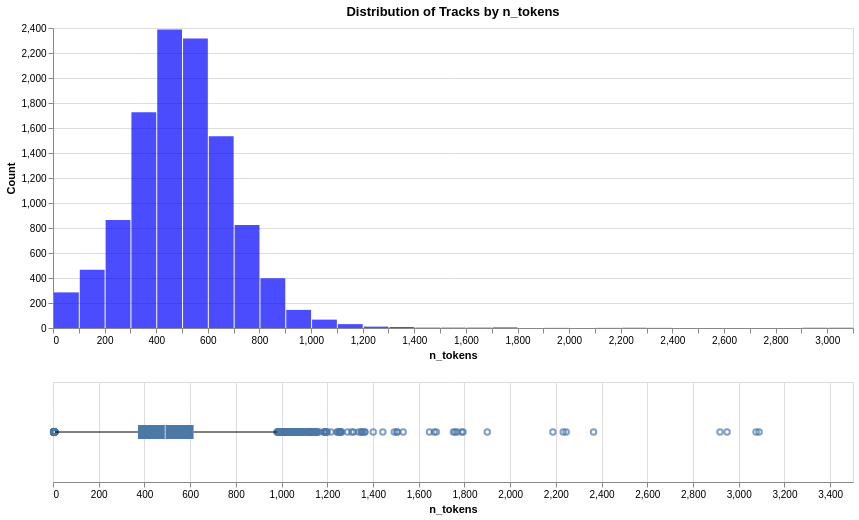

Here is the notebook cell this chart was saved with:
### Markdown cell above
## n_tokens

### Code cell
analyze_distribution(df_tracks, 'n_tokens', 'n_tokens', 'blue')

### Figure 1 — Vega specification as saved in the notebook (floating-point values rounded to 4 significant figures; data arrays with more than 128 entries replaced by an {"elided": "..."} marker saying what was removed)
{"$schema": "https://vega.github.io/schema/vega/v5.json", "data": [{"name": "source_0"}, {"name": "data_0", "values": [{"__count": 145, "bin_maxbins_10_n_tokens": 500.0, "bin_maxbins_10_n_tokens_end": 1000.0, "bin_maxbins_40_n_tokens": 900.0, "bin_maxbins_40_n_tokens_end": 1000.0}, {"__count": 1534, "bin_maxbins_10_n_tokens": 500.0, "bin_maxbins_10_n_tokens_end": 1000.0, "bin_maxbins_40_n_tokens": 600.0, "bin_maxbins_40_n_tokens_end": 700.0}, {"__count": 824, "bin_maxbins_10_n_tokens": 500.0, "bin_maxbins_10_n_tokens_end": 1000.0, "bin_maxbins_40_n_tokens": 700.0, "bin_maxbins_40_n_tokens_end": 800.0}, {"__count": 1727, "bin_maxbins_10_n_tokens": 0.0, "bin_maxbins_10_n_tokens_end": 500.0, "bin_maxbins_40_n_tokens": 300.0, "bin_maxbins_40_n_tokens_end": 400.0}, {"__count": 2389, "bin_maxbins_10_n_tokens": 0.0, "bin_maxbins_10_n_tokens_end": 500.0, "bin_maxbins_40_n_tokens": 400.0, "bin_maxbins_40_n_tokens_end": 500.0}, {"__count": 2316, "bin_maxbins_10_n_tokens": 500.0, "bin_maxbins_10_n_tokens_end": 1000.0, "bin_maxbins_40_n_tokens": 500.0, "bin_maxbins_40_n_tokens_end": 600.0}, {"__count": 864, "bin_maxbins_10_n_tokens": 0.0, "bin_maxbins_10_n_tokens_end": 500.0, "bin_maxbins_40_n_tokens": 200.0, "bin_maxbins_40_n_tokens_end": 300.0}, {"__count": 399, "bin_maxbins_10_n_tokens": 500.0, "bin_maxbins_10_n_tokens_end": 1000.0, "bin_maxbins_40_n_tokens": 800.0, "bin_maxbins_40_n_tokens_end": 900.0}, {"__count": 467, "bin_maxbins_10_n_tokens": 0.0, "bin_maxbins_10_n_tokens_end": 500.0, "bin_maxbins_40_n_tokens": 100.0, "bin_maxbins_40_n_tokens_end": 200.0}, {"__count": 31, "bin_maxbins_10_n_tokens": 1000.0, "bin_maxbins_10_n_tokens_end": 1500.0, "bin_maxbins_40_n_tokens": 1100.0, "bin_maxbins_40_n_tokens_end": 1200.0}, {"__count": 285, "bin_maxbins_10_n_tokens": 0.0, "bin_maxbins_10_n_tokens_end": 500.0, "bin_maxbins_40_n_tokens": 0.0, "bin_maxbins_40_n_tokens_end": 100.0}, {"__count": 3, "bin_maxbins_10_n_tokens": 1500.0, "bin_maxbins_10_n_tokens_end": 2000.0, "bin_maxbins_40_n_tokens": 1500.0, "bin_maxbins_40_n_tokens_end": 1600.0}, {"__count": 67, "bin_maxbins_10_n_tokens": 1000.0, "bin_maxbins_10_n_tokens_end": 1500.0, "bin_maxbins_40_n_tokens": 1000.0, "bin_maxbins_40_n_tokens_end": 1100.0}, {"__count": 5, "bin_maxbins_10_n_tokens": 1500.0, "bin_maxbins_10_n_tokens_end": 2000.0, "bin_maxbins_40_n_tokens": 1700.0, "bin_maxbins_40_n_tokens_end": 1800.0}, {"__count": 3, "bin_maxbins_10_n_tokens": 1000.0, "bin_maxbins_10_n_tokens_end": 1500.0, "bin_maxbins_40_n_tokens": 1400.0, "bin_maxbins_40_n_tokens_end": 1500.0}, {"__count": 1, "bin_maxbins_10_n_tokens": 1500.0, "bin_maxbins_10_n_tokens_end": 2000.0, "bin_maxbins_40_n_tokens": 1900.0, "bin_maxbins_40_n_tokens_end": 2000.0}, {"__count": 8, "bin_maxbins_10_n_tokens": 1000.0, "bin_maxbins_10_n_tokens_end": 1500.0, "bin_maxbins_40_n_tokens": 1300.0, "bin_maxbins_40_n_tokens_end": 1400.0}, {"__count": 11, "bin_maxbins_10_n_tokens": 1000.0, "bin_maxbins_10_n_tokens_end": 1500.0, "bin_maxbins_40_n_tokens": 1200.0, "bin_maxbins_40_n_tokens_end": 1300.0}, {"__count": 3, "bin_maxbins_10_n_tokens": 1500.0, "bin_maxbins_10_n_tokens_end": 2000.0, "bin_maxbins_40_n_tokens": 1600.0, "bin_maxbins_40_n_tokens_end": 1700.0}, {"__count": 2, "bin_maxbins_10_n_tokens": 3000.0, "bin_maxbins_10_n_tokens_end": 3500.0, "bin_maxbins_40_n_tokens": 3000.0, "bin_maxbins_40_n_tokens_end": 3100.0}, {"__count": 2, "bin_maxbins_10_n_tokens": 2500.0, "bin_maxbins_10_n_tokens_end": 3000.0, "bin_maxbins_40_n_tokens": 2900.0, "bin_maxbins_40_n_tokens_end": 3000.0}, {"__count": 1, "bin_maxbins_10_n_tokens": 2000.0, "bin_maxbins_10_n_tokens_end": 2500.0, "bin_maxbins_40_n_tokens": 2100.0, "bin_maxbins_40_n_tokens_end": 2200.0}, {"__count": 1, "bin_maxbins_10_n_tokens": 2000.0, "bin_maxbins_10_n_tokens_end": 2500.0, "bin_maxbins_40_n_tokens": 2300.0, "bin_maxbins_40_n_tokens_end": 2400.0}, {"__count": 2, "bin_maxbins_10_n_tokens": 2000.0, "bin_maxbins_10_n_tokens_end": 2500.0, "bin_maxbins_40_n_tokens": 2200.0, "bin_maxbins_40_n_tokens_end": 2300.0}]}, {"name": "data_1"}, {"name": "data_2", "values": {"elided": "250 records"}}, {"name": "data_3"}, {"name": "data_4", "values": [{"lower_box_n_tokens": 372.0, "lower_whisker_n_tokens": 8.0, "max_n_tokens": 979.0}]}, {"name": "data_5", "values": [{"max_n_tokens": 979.0, "upper_box_n_tokens": 615.0, "upper_whisker_n_tokens": 979.0}]}, {"name": "data_6"}, {"name": "data_7", "values": [{"lower_box_n_tokens": 372.0, "max_n_tokens": 3089.0, "upper_box_n_tokens": 615.0}]}, {"name": "data_8", "values": [{"lower_box_n_tokens": 372.0, "max_n_tokens": 3089.0, "mid_box_n_tokens": 491.0, "upper_box_n_tokens": 615.0}]}, {"name": "data_0_concat_0_y_domain___count", "values": [{"min": 1, "max": 2389}]}], "signals": [{"name": "concat_0_bin_maxbins_40_n_tokens_bins", "value": {"fields": ["n_tokens"], "fname": "bin_n_tokens", "start": 0.0, "step": 100.0, "stop": 3100.0}}, {"name": "concat_0_height", "value": 300}, {"name": "concat_1_height", "value": 100}], "marks": [{"type": "group", "name": "concat_0_group", "encode": {"update": {"width": {"signal": "width"}, "height": {"signal": "concat_0_height"}}}, "marks": [{"type": "rect", "name": "concat_0_marks", "from": {"data": "data_0"}, "encode": {"update": {"x": {"field": "bin_maxbins_40_n_tokens_end", "scale": "concat_0_x", "offset": {"signal": "0.5 + (abs(scale(\"concat_0_x\", datum[\"bin_maxbins_40_n_tokens_end\"]) - scale(\"concat_0_x\", datum[\"bin_maxbins_40_n_tokens\"])) < 0.25 ? 0.5 * (0.25 - (abs(scale(\"concat_0_x\", datum[\"bin_maxbins_40_n_tokens_end\"]) - scale(\"concat_0_x\", datum[\"bin_maxbins_40_n_tokens\"])))) : -0.5)"}}, "fill": {"value": "blue"}, "y": {"field": "__count", "scale": "concat_0_y"}, "y2": {"value": 0, "scale": "concat_0_y"}, "x2": {"field": "bin_maxbins_40_n_tokens", "scale": "concat_0_x", "offset": {"signal": "0.5 + (abs(scale(\"concat_0_x\", datum[\"bin_maxbins_40_n_tokens_end\"]) - scale(\"concat_0_x\", datum[\"bin_maxbins_40_n_tokens\"])) < 0.25 ? -0.5 * (0.25 - (abs(scale(\"concat_0_x\", datum[\"bin_maxbins_40_n_tokens_end\"]) - scale(\"concat_0_x\", datum[\"bin_maxbins_40_n_tokens\"])))) : 0.5)"}}, "opacity": {"value": 0.7}, "tooltip": {"signal": "{\"n_tokens (binned)\": !isValid(datum[\"bin_maxbins_10_n_tokens\"]) || !isFinite(+datum[\"bin_maxbins_10_n_tokens\"]) ? \"null\" : format(datum[\"bin_maxbins_10_n_tokens\"], \"\") + \" – \" + format(datum[\"bin_maxbins_10_n_tokens_end\"], \"\"), \"Count of Records\": format(datum[\"__count\"], \"\")}"}}}, "style": ["bar"]}], "axes": [{"scale": "concat_0_y", "domain": false, "grid": true, "tickCount": {"signal": "ceil(concat_0_height/40)"}, "gridScale": "concat_0_x", "orient": "left", "aria": false, "labels": false, "ticks": false, "zindex": 0, "maxExtent": 0, "minExtent": 0}, {"scale": "concat_0_x", "labelFlush": true, "labelOverlap": true, "orient": "bottom", "tickCount": {"signal": "ceil(width/10)"}, "grid": false, "title": "n_tokens", "zindex": 0}, {"scale": "concat_0_y", "grid": false, "title": "Count", "orient": "left", "labelOverlap": true, "tickCount": {"signal": "ceil(concat_0_height/40)"}, "zindex": 0}], "title": {"text": "Distribution of Tracks by n_tokens", "frame": "group"}, "style": "cell"}, {"type": "group", "name": "concat_1_group", "encode": {"update": {"width": {"signal": "width"}, "height": {"signal": "concat_1_height"}}}, "signals": [{"name": "height", "update": "concat_1_height"}], "marks": [{"type": "symbol", "name": "concat_1_layer_0_layer_0_marks", "from": {"data": "data_2"}, "encode": {"update": {"x": {"field": "n_tokens", "scale": "concat_1_x"}, "y": {"signal": "concat_1_height", "mult": 0.5}, "opacity": {"value": 0.7}, "fill": {"value": "transparent"}, "stroke": {"value": "#4c78a8"}}}, "style": ["point", "boxplot-outliers"]}, {"type": "rule", "name": "concat_1_layer_0_layer_1_layer_0_marks", "from": {"data": "data_4"}, "encode": {"update": {"tooltip": {"signal": "format(datum[\"max_n_tokens\"], \"\")"}, "x2": {"field": "lower_box_n_tokens", "scale": "concat_1_x"}, "y": {"signal": "concat_1_height", "mult": 0.5}, "stroke": {"value": "black"}, "x": {"field": "lower_whisker_n_tokens", "scale": "concat_1_x"}}}, "aria": false, "style": ["rule", "boxplot-rule"]}, {"type": "rule", "name": "concat_1_layer_0_layer_1_layer_1_marks", "from": {"data": "data_5"}, "encode": {"update": {"x2": {"field": "upper_whisker_n_tokens", "scale": "concat_1_x"}, "stroke": {"value": "black"}, "x": {"field": "upper_box_n_tokens", "scale": "concat_1_x"}, "y": {"signal": "concat_1_height", "mult": 0.5}, "tooltip": {"signal": "format(datum[\"max_n_tokens\"], \"\")"}}}, "style": ["rule", "boxplot-rule"], "aria": false}, {"type": "rect", "name": "concat_1_layer_1_layer_0_marks", "from": {"data": "data_7"}, "encode": {"update": {"x2": {"field": "upper_box_n_tokens", "scale": "concat_1_x"}, "yc": {"signal": "concat_1_height", "mult": 0.5}, "x": {"field": "lower_box_n_tokens", "scale": "concat_1_x"}, "tooltip": {"signal": "format(datum[\"max_n_tokens\"], \"\")"}, "height": {"value": 14}, "fill": {"value": "#4c78a8"}}}, "style": ["bar", "boxplot-box"]}, {"type": "rect", "name": "concat_1_layer_1_layer_1_marks", "from": {"data": "data_8"}, "encode": {"update": {"fill": [{"value": "#4c78a8", "test": "datum['lower_box_n_tokens'] >= datum['upper_box_n_tokens']"}, {"value": "white"}], "tooltip": {"signal": "format(datum[\"max_n_tokens\"], \"\")"}, "xc": {"field": "mid_box_n_tokens", "scale": "concat_1_x"}, "opacity": {"value": 0.7}, "yc": {"signal": "concat_1_height", "mult": 0.5}, "height": {"value": 14}, "width": {"value": 1}}}, "style": ["tick", "boxplot-median"], "aria": false}], "axes": [{"scale": "concat_1_x", "tickCount": {"signal": "ceil(width/40)"}, "aria": false, "grid": true, "domain": false, "orient": "bottom", "maxExtent": 0, "ticks": false, "zindex": 0, "minExtent": 0, "labels": false}, {"scale": "concat_1_x", "tickCount": {"signal": "ceil(width/40)"}, "orient": "bottom", "title": "n_tokens", "labelOverlap": true, "zindex": 0, "grid": false, "labelFlush": true}], "style": "cell"}], "scales": [{"name": "concat_0_x", "type": "linear", "domain": {"signal": "[concat_0_bin_maxbins_40_n_tokens_bins.start, concat_0_bin_maxbins_40_n_tokens_bins.stop]"}, "range": [0, {"signal": "width"}], "bins": {"signal": "concat_0_bin_maxbins_40_n_tokens_bins"}, "zero": false}, {"name": "concat_0_y", "type": "linear", "domain": [{"signal": "(data(\"data_0_concat_0_y_domain___count\")[0] || {}).min"}, {"signal": "(data(\"data_0_concat_0_y_domain___count\")[0] || {}).max"}], "range": [{"signal": "concat_0_height"}, 0], "nice": true, "zero": true}, {"name": "concat_1_x", "type": "linear", "domain": {"fields": [{"data": "data_2", "field": "n_tokens"}, {"data": "data_4", "field": "lower_whisker_n_tokens"}, {"data": "data_4", "field": "lower_box_n_tokens"}, {"data": "data_5", "field": "upper_box_n_tokens"}, {"data": "data_5", "field": "upper_whisker_n_tokens"}, {"data": "data_7", "field": "lower_box_n_tokens"}, {"data": "data_7", "field": "upper_box_n_tokens"}, {"data": "data_8", "field": "mid_box_n_tokens"}]}, "range": [0, {"signal": "width"}], "nice": true, "zero": true}], "background": "white", "padding": 5, "width": 800, "layout": {"padding": 20, "columns": 1, "bounds": "full", "align": "each"}}
